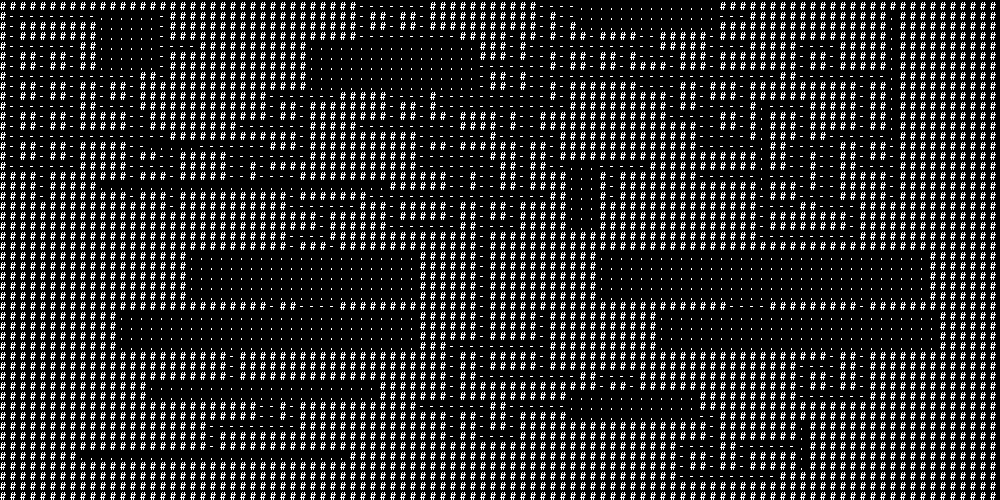
Frame 1 (no input)
Frame 60 (the mouse pressed at the canvas centre just before this capture): identical to frame 1, image omitted
Frame 120 (the mouse held since frame 60 and released just before this capture): identical to frame 1, image omitted

The Processing sketch that drew this single still picture (run headless with seeded random() and noise(); from frame 60 on, the mouse is pressed at the canvas centre):

// Processing sketch: bsp4_processing
// ── bsp4_processing.pde
//BSP PRINCIPLES 4
//this takes bsp3, and adds a walker that gets created by each room.
//the walker moves around in steps of 3 looking for another room, then stops.
//we use a while loop to make sure that it moves around until it finds one.
//this is a very rudimentary implementation and not perfect, but it demonstrates the general idea.

int[][] grid;
final int CELLSIZE = 10;
int GRIDW;
int GRIDH;

int numSteps = 4;
ArrayList<Room> rooms = new ArrayList<Room>();

void setup() {
  size(1000, 500);
  noSmooth();
  GRIDW = width/CELLSIZE;
  GRIDH = height/CELLSIZE;
  grid = new int[GRIDW][GRIDH];

  for (int i = 0; i < GRIDH; i++) {
    for (int j = 0; j < GRIDW; j++) {
      grid[j][i] = 0;
    }
  }

  cut(0, 0, GRIDW, GRIDH, numSteps);

  for (int i = 0; i < rooms.size(); i++) {
    Room r = rooms.get(i);
    boolean roomTouched = false;
    Walker w = new Walker(r.newX + r.newW/2, r.newY + r.newH/2);
    while (!roomTouched) {
      w.update();
      for (int j = 0; j < rooms.size(); j++) {
        if (j != i) {
          Room otherR = rooms.get(j);
          if (w.touchingRoom(otherR)) {
            roomTouched = true;
            println("found room");
          }
        }
      }
    }
  }
}

void draw() {
  background(0);
  for (int i = 0; i < GRIDH; i++) {
    for (int j = 0; j < GRIDW; j++) {
      if (grid[j][i] == 1) {
        //fill(255);
        text('.',j*CELLSIZE, i*CELLSIZE + CELLSIZE); //offsetting slightly for the text alignment
      } else if (grid[j][i] == 2) {
        //fill(150);
        text('-',j*CELLSIZE, i*CELLSIZE + CELLSIZE);
      } else {
        //fill(0);
        text('#',j*CELLSIZE, i*CELLSIZE + CELLSIZE);
      }
      //rect(j*CELLSIZE, i*CELLSIZE, CELLSIZE, CELLSIZE);
    }
  }
}


void cut(int x, int y, int w, int h, int step) {
  println("cutting");
  if (step > 0) {
    step--;
    int dir = floor(random(2));
    int newPos;
    switch (dir) {
    case 0:
      newPos = w/2;
      cut(x, y, newPos, h, step);
      cut(x+newPos, y, newPos, h, step);

      if (step == 0) {
        rooms.add(new Room(x, y, newPos, h));
        rooms.add(new Room(x+newPos, y, newPos, h));
      }
      break;
    case 1:
      newPos = h/2;
      cut(x, y, w, newPos, step);
      cut(x, y+newPos, w, newPos, step);

      if (step == 0) {
        rooms.add(new Room(x, y, w, newPos));
        rooms.add(new Room(x, y+newPos, w, newPos));
      }
      break;
    default:
      break;
    }
  }
}

class Room {
  int x;
  int y;
  int w;
  int h;

  int newX;
  int newY;
  int newW;
  int newH;

  int area;

  Room(int x, int y, int w, int h) {
    this.x = x;
    this.y = y;
    this.w = w;
    this.h = h;


    while (area < 1) {
      newX = (int)random(x, x+w/2);
      newY = (int)random(y, y+h/2);

      newW = (int)random(0, (x+w)-newX);
      newH = (int)random(0, (y+h)-newY);

      area = newW & newH;
    }

    for (int i = newY; i < newY+newH; i++) {
      for (int j = newX; j < newX+newW; j++) {
        grid[j][i] = 1;
      }
    }
  }
}

class Walker {
  int x;
  int y;

  Walker(int x, int y) {
    this.x = x;
    this.y = y;
  }

  void update() {
    int dir = floor(random(4));
    switch (dir) {
    case 0:
      if (y > 2) {
        y-=3;
        for (int i = 0; i <= 3; i++) {
          if (grid[x][y+i] == 0) {
            grid[x][y+i] = 2;
          }
        }
      }
      break;
    case 1:
      if (x < GRIDW-4) {
        x+=3;
        for (int i = 0; i <= 3; i++) {
          if (grid[x-i][y] == 0) {
            grid[x-i][y] = 2;
          }
        }
      }
      break;
    case 2:
      if (y < GRIDH-4) {
        y+=3;
        for (int i = 0; i <= 3; i++) {
          if (grid[x][y-i] == 0) {
            grid[x][y-i] = 2;
          }
        }
      }
      break;
    case 3:
      if (x > 2) {
        x-=3;
        for (int i = 0; i <= 3; i++) {
          if (grid[x+i][y] == 0) {
            grid[x+i][y] = 2;
          }
        }
      }
      break;
    default:
      break;
    }
  }

  boolean touchingRoom(Room r) {
    if (x >= r.newX && x <= r.newX+r.newW &&
      y >= r.newY && y <= r.newY+r.newH) {
      return true;
    } else {
      return false;
    }
  }
}
